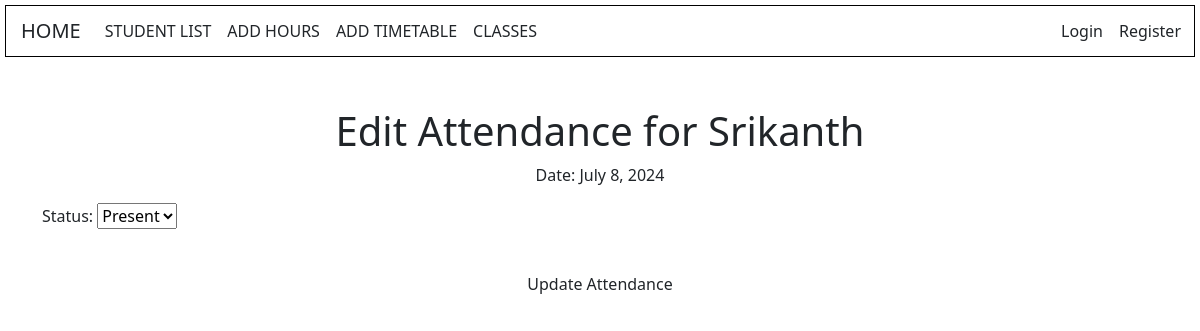
Page /students/edit_student_attendance/1/2024-07-08/ on the committed database.
### students/models.py (models this page shows, shortened)
class Student(models.Model):
    name = models.CharField(max_length=100)
    roll_number = models.CharField(max_length=10, unique=True)
    student_class = models.ForeignKey(Class, on_delete=models.CASCADE)
    email = models.EmailField()
    phone = models.CharField(max_length=10)

class Attendance(models.Model):
    student = models.ForeignKey(Student, on_delete=models.CASCADE)
    date = models.DateField()
    period = models.ForeignKey(Period, on_delete=models.CASCADE)
    status = models.CharField(max_length=10, choices=[('Present', 'Present'), ('Absent', 'Absent')])

### students/views.py (the view)
# urls.py: path('edit_student_attendance/<int:student_id>/<str:date>/', views.edit_student_attendance, name='edit_student_attendance'),
def edit_student_attendance(request, student_id, date):
    student = get_object_or_404(Student, id=student_id)
    attendance_date = datetime.strptime(date, '%Y-%m-%d').date()
    attendance = Attendance.objects.filter(student=student, date=attendance_date).first()
    if request.method == 'POST':
        form = AttendanceForm(request.POST, instance=attendance)
        if form.is_valid():
            form.save()
            messages.success(request, f'Attendance updated successfully for {student.name}.')
            return redirect('class_detail', class_id=student.student_class.id)
    else:
        form = AttendanceForm(instance=attendance)
    return render(request, 'students/edit_student_attendance.html', {'student': student, 'form': form, 'date': attendance_date})

### students/forms.py
class AttendanceForm(forms.ModelForm):
    class Meta:
        model = Attendance
        fields = ['status', 'student', 'date']
        widgets = {
            'student': forms.HiddenInput(),
            'date': forms.HiddenInput(),
            'status': forms.RadioSelect(choices=[('P', 'Present'), ('A', 'Absent')])
        }

### students/templates/students/edit_student_attendance.html (shortened to what this page needs)
<!DOCTYPE html>
<html lang="en">
<head>
    <link href="https://cdn.jsdelivr.net/npm/bootstrap@5.3.2/dist/css/bootstrap.min.css" rel="stylesheet">
</head>
<body>
    {% include 'students/navbar.html' %}
    <div class="container">
        <h1 class="text-center">Edit Attendance for {{ student.name }}</h1>
        <p class="text-center">Date: {{ date }}</p>
        <form method="post">
            {{ form.as_p }}
            <div class="text-center">
                <button type="submit" class="btn btn-custom">Update Attendance</button>
            </div>
        </form>
    </div>
</body>
</html>

### students/templates/students/edit_student_attendance.html (style rules this page uses)
body { background-color: #f8f9fa; }
.container { margin-top: 50px; }
.btn-custom { margin-top: 20px; background-color: #007bff; color: #fff; border: none; }

### students/templates/students/navbar.html (style rules this page uses)
body { background:url('https://img.freepik.com/free-vector/beautiful-decorative-soft-colorful-watercolor-texture-background_1055-14290.jpg') no-repeat center center fixed; background-size: cover; }

### rows in the picture
Student: name "Srikanth"
Attendance: date "July 8, 2024", status "Present"
